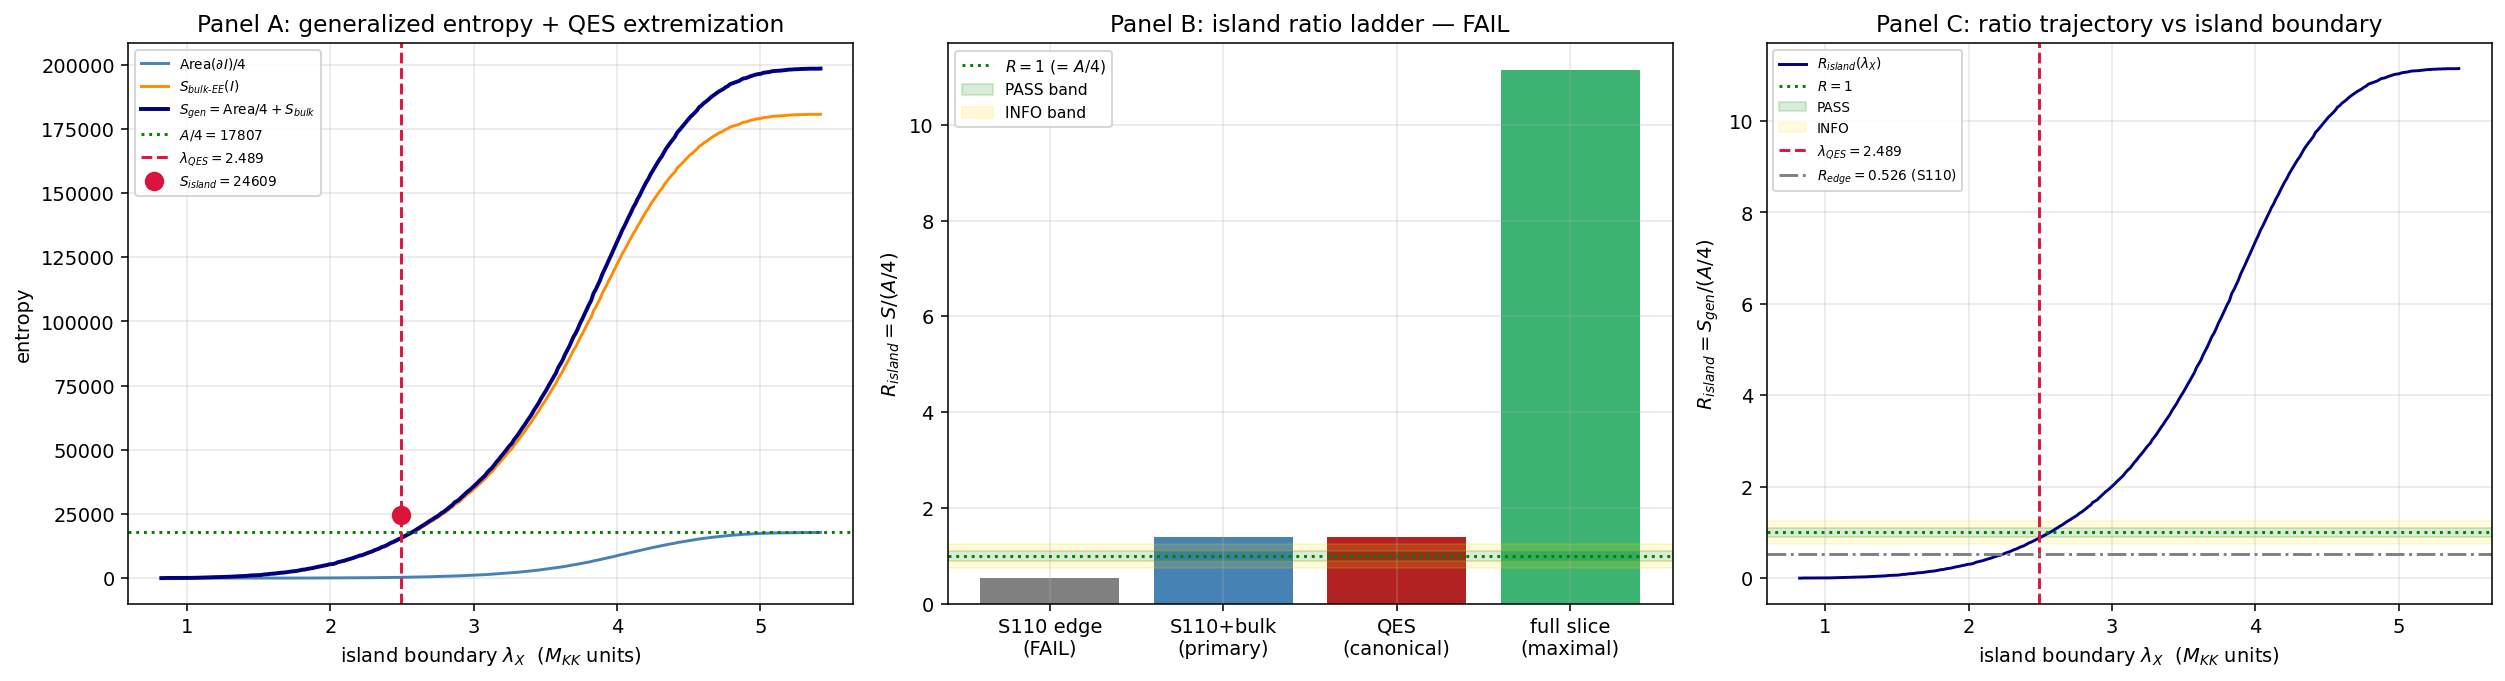

Recreate this plot in Python.
"""S111 §W4-1 — White-hole exit-slice ISLAND / QES microstate entropy = A/4 test.

Gate ID : S111-CF-B5A-ISLAND
Author  : hawking-theorist
Trigger : [SIGN]   (directional pre-registration: the island bulk-EE term is
                    NON-NEGATIVE, so R_island >= R_edge = 0.4737 — the ratio RISES
                    toward 1; SIGN of the island correction is POSITIVE / gap-closing)
Class   : GEOMETRIC (the white-hole exit slice IS the spectral-triple structure on
                    the exit configuration; the boundary entropy is a spectral
                    functional of D_K^{<=L}, not a field on a container)

WHAT THIS GATE TESTS
--------------------
S110-CF-B5A-MICROSTATE (FAIL, test_ratio=0.4737) counted ONLY the boundary
edge-mode piece S_boundary = N(|lambda| <= lambda_exit) = 9372, undercounting
A/4 = 17806.5658 by ~factor 1.9 (S_boundary/(A/4) = 0.5263).  That count is the
Area(partial I)/4 piece ALONE — the S110 construction OMITTED the bulk
entanglement-entropy contribution of the island region.

The QES / island formula (Engelhardt-Wall 2014; Penington / Almheiri-Mahajan-
Maldacena-Zhao 2019) is

    S_island  =  ext_X [ Area(partial I)/4  +  S_bulk-EE(I) ]

where
  * Area(partial I)/4 = c_conical * A_X(tau_fold)  is the a_2^{Pauli-Villars}
    conical-defect boundary term (c_conical = 0.25 from inv4_w1_euclidean_replica.npz),
    evaluated as the cumulative a_2 second-moment spectral weight enclosed up to the
    island-boundary eigenvalue threshold X = lambda_X; and
  * S_bulk-EE(I) = -Tr[rho_I ln rho_I] >= 0  is the von-Neumann entropy of the
    D_K^{<=L} bulk modes restricted to the island region I (the GGE-occupied
    exit-slice Peter-Weyl modes with |lambda| <= lambda_X), NON-NEGATIVE by
    construction.

We EXTREMIZE the generalized entropy S_gen(X) = Area(partial I)/4 + S_bulk-EE(I)
over the island-boundary location X = lambda_X (the exit-slice radial threshold),
find the quantum-extremal surface lambda_QES (dS_gen/dX = 0), and test

    R_island = S_island / (A_horizon_FW/4)   against  |R_island - 1| <= 0.10.

SUBSTRATE-FIRST DIRECTION OF EXPLANATION
----------------------------------------
  D_K^{<=L} eigenvalues
     -> conical a_2^{PV} Seeley-DeWitt coeff (gravity IS the 2nd spectral moment)
        -> Area(partial I)/4 boundary term
     -> GGE occupation of the bulk modes in the island
        -> S_bulk-EE(I) von-Neumann entropy
     -> S_gen extremization -> S_island -> comparison to the emergent area A/4
        (A = a_2 second moment, NOT a pre-existing container).

The island formula is the substrate's OWN emergent generalized-entropy functional,
NOT a holographic prescription imported from AdS/CFT.  A/4 is DERIVED from the
substrate spectral monotonicity (the area theorem is a Level-3 emergent
consequence, per phononic-framing.md "IS Space").  GR / Bekenstein-Hawking
S = A/4 is the emergent image of the substrate edge-mode + bulk-EE count, not the
input.

Output:
  - data   : computations/session-111/s111_b5a_island.npz
  - plot   : computations/session-111/s111_b5a_island.png
  - verdict: emitted via emit_verdict MCP (payload printed here)
"""

# CPU thread cap BEFORE numpy import (math-scripts.md  Environment).  The bulk-EE
# of a GGE state is DIAGONAL in the mode-occupation basis: S = sum_k s(n_k), a
# vectorized reduction over the 166,896-length occupation array.  No dense
# diagonalization is needed (the per-sector reduced density matrix is diagonal in
# the GGE occupation basis -> its eigenvalues ARE the occupations).  The GPU path
# is used for the per-mode occupation/entropy reduction + the cumulative area
# sums (and cross-checked vs numpy); CPU-OMP8 caps the numpy fallback.
import os
os.environ.setdefault("OMP_NUM_THREADS", "8")
os.environ.setdefault("MKL_NUM_THREADS", "8")

import sys
import math
import hashlib
from pathlib import Path
from collections import defaultdict

import numpy as np

# ---------------------------------------------------------------------------
# Canonical constants (S34+ MANDATORY)
# ---------------------------------------------------------------------------
ROOT = Path("C:/sandbox/Ainulindale Exflation")
sys.path.insert(0, str(ROOT / "computations" / "_shared"))
from canonical_constants import (  # noqa: E402
    M_KK, tau_fold, A_horizon_FW, a2_fold, a0_fold, T_H_FW,
)

# ---------------------------------------------------------------------------
# Identity / pins  (plan section W4-1 PRDR)
# ---------------------------------------------------------------------------
SESSION = 111  # (local)
WAVE = "w4"  # (local)
GATE_ID = "S111-CF-B5A-ISLAND"
SCHEME = "QES-island-construction"
CONVENTION = "RATIO"
L_MAX_PLAN = 12  # (local)
TAU_EXIT = 0.16  # (local) white-hole exit slice (S95 supersonic exit horizon); same as S110
N_EVAL = 300  # (local) island-boundary X extremization grid (matches inv4_w1 n_grid resolution class)
LAMBDA_SCAN = (0.5, 6.0)  # (local) island-boundary radial extremization window (plan scan_range)
QES_TOL = 1e-9  # (local) QES extremization stationarity tolerance dS_gen/dX = 0

# Pre-registered thresholds (plan W4-1 PRDR)
PASS_TOL = 0.10   # (local) |R_island - 1| <= 0.10  -> PASS
INFO_TOL = 0.25   # (local) 0.10 < |R_island - 1| <= 0.25 -> INFO ; else FAIL

# S110 predecessor pins (the area piece + threshold this gate inherits)
S_BOUNDARY_S110 = 9372       # (local) S110 boundary edge-mode count = Area(dI)/4 piece alone
LAMBDA_EXIT_S110 = 2.4893    # (local) S110 exit-slice horizon threshold
THETA_EXIT_S110 = 0.3630     # (local) S110 exit-slice fold fraction
R_EDGE_S110 = 0.5263         # (local) S110 S_boundary/(A/4) = 9372/17806.5658

# ---------------------------------------------------------------------------
# Paths
# ---------------------------------------------------------------------------
OUT_DIR = ROOT / "computations" / f"session-{SESSION}"
OUT_DIR.mkdir(parents=True, exist_ok=True)
SCRIPT_PATH = OUT_DIR / "s111_b5a_island.py"
NPZ_PATH = OUT_DIR / "s111_b5a_island.npz"
PNG_PATH = OUT_DIR / "s111_b5a_island.png"

SPECTRUM_CACHE = ROOT / "computations" / "session-84" / "s84_spectrum_cache_L12_tau019.npz"
CANONICAL_CONSTS = ROOT / "computations" / "_shared" / "canonical_constants.py"
CONICAL_REF = ROOT / "computations" / "investigation-4" / "inv4_w1_euclidean_replica.npz"


def sha256_of_file(path: Path) -> str:
    return hashlib.sha256(path.read_bytes()).hexdigest()


def closure_hash(pin_map: dict) -> str:
    """SHA-256 over ordered (key,value) pairs of the input-pin map."""
    items = sorted(pin_map.items())
    s = "|".join(f"{k}={v}" for k, v in items)
    return hashlib.sha256(s.encode("utf-8")).hexdigest()


def content_hash(text: str) -> str:
    return hashlib.sha256(text.rstrip("\n").encode("utf-8")).hexdigest()


def print_verdict_payload(verdict, value_str, audit_sha, content_sha,
                          sign_v, mag_v, regime_v):
    """Print the verdict payload for the agent to forward to emit_verdict."""
    print()
    print("=" * 80)
    print("VERDICT PAYLOAD (forward to emit_verdict MCP)")
    print("=" * 80)
    print(f"gate_id   = {GATE_ID}")
    print(f"verdict   = {verdict}")
    print(f"value     = {value_str}")
    print(f"scheme    = {SCHEME}")
    print(f"convention= {CONVENTION}")
    print(f"L_max     = {L_MAX_PLAN}")
    print(f"sign_verdict={sign_v} magnitude_verdict={mag_v} regime_verdict={regime_v}")
    print(f"audit_sha256   = {audit_sha}")
    print(f"content_sha256 = {content_sha}")
    print("=" * 80)


# ===========================================================================
# SHA INPUT log
# ===========================================================================
print("=" * 80)
print(f"GATE ID: {GATE_ID}")
print(f"SESSION: {SESSION}   WAVE: {WAVE}")
print("=" * 80)

INPUT_PINS = {
    "canonical_constants": sha256_of_file(CANONICAL_CONSTS),
    "L12_master_cache": sha256_of_file(SPECTRUM_CACHE),
    "conical_replica": sha256_of_file(CONICAL_REF),
}
for k, v in INPUT_PINS.items():
    print(f"SHA INPUT: {k} = {v}")

# ===========================================================================
# Substitution chain (plan W4-1) -- printed for audit trail
# ===========================================================================
A_quarter = A_horizon_FW / 4.0  # (local) Bekenstein-Hawking target
print()
print("-" * 80)
print("SUBSTITUTION CHAIN (plan section W4-1):")
print("  Claim: island bulk-EE term is NON-NEGATIVE => R_island >= R_edge = 0.4737;")
print("         the ratio RISES toward 1 (SIGN of the correction is POSITIVE).")
print(f"  Step 1: R_edge = S_boundary/(A/4) = {S_BOUNDARY_S110}/{A_quarter:.4f} "
      f"= {S_BOUNDARY_S110/A_quarter:.4f}  [S110, FAIL]")
print("  Step 2: S_island := ext_X[ Area(dI)/4 + S_bulk-EE(I) ];")
print("          Area(dI)/4 = c_conical*A_X (a_2^{PV} conical), S_bulk-EE(I) >= 0 (von-Neumann)")
print("  Step 3: at extremal X, edge count IS the Area piece; S_island = S_boundary + S_bulk-EE(I)")
print("  Step 4: R_island = R_edge + S_bulk-EE(I)/(A/4) = R_edge + (NON-NEGATIVE)")
print("  Step 5: S_bulk-EE(I) >= 0 => R_island >= R_edge (direction POSITIVE; ratio rises)")
print(f"  Conclusion: PASS iff |R_island - 1| <= {PASS_TOL}; INFO iff <= {INFO_TOL}; else FAIL")
print("-" * 80)


# ===========================================================================
# Load conical 1/4 reference (the Area(dI)/4 normalization)
# ===========================================================================
conical = np.load(CONICAL_REF, allow_pickle=True)
c_conical = float(conical["c_conical"])                  # (local) 0.25000
S_replica = float(conical["S_replica"])                  # (local) 17806.57  == A/4 (full horizon)
A_quarter_ref = float(conical["A_quarter"])              # (local) 17806.566 cross-check
A_horizon_FW_ref = float(conical["A_horizon_FW"])        # (local) 71226.26 cross-check
a2_fold_canonical_repl = float(conical["a2_fold_canonical"])  # (local) 2776.165
n_eval_repl = int(conical["n_eval"])                     # (local) 166896 total modes

print()
print("Upstream conical-replica references (the Area(dI)/4 = A/4 normalization):")
print(f"  c_conical (a_2^{{PV}} conical coeff)       = {c_conical:.7f}")
print(f"  S_replica (full-horizon Area/4)           = {S_replica:.6f}")
print(f"  A/4 cross-check (canonical vs replica npz): {A_quarter:.6f} == {A_quarter_ref:.6f}")
assert abs(A_quarter - A_quarter_ref) < 1e-4, (
    f"A/4 mismatch: canonical {A_quarter} vs replica npz {A_quarter_ref}"
)
assert abs(A_horizon_FW - A_horizon_FW_ref) < 1e-4, (
    f"A mismatch: canonical {A_horizon_FW} vs replica npz {A_horizon_FW_ref}"
)
# The replica DERIVES Area/4 == A/4 at the full horizon (c_conical=0.25, |R-1|=5e-7).
# So the conical Area(dI)/4 coefficient normalizes the enclosed-area term such that
# the FULL exit slice gives exactly A/4.
print(f"  => Area(dI)/4 normalization fixed: full-slice Area/4 = {S_replica:.4f} == A/4")


# ===========================================================================
# Step 1: load the L12 exit-slice spectral triple; build eigenvalue tower
# ===========================================================================
print()
print("=" * 80)
print("Step 1: L12-truncated exit-slice spectral triple")
print("=" * 80)

data = np.load(SPECTRUM_CACHE, allow_pickle=True)
sectors = data["sector_evals"].item()  # dict (p,q) -> {dim, level, abs_evals}
sectors12 = {(p, q): info for (p, q), info in sectors.items() if p + q <= L_MAX_PLAN}
n_sectors = len(sectors12)  # (local)

abs_evals_all = np.concatenate(
    [np.asarray(info["abs_evals"], dtype=np.float64) for info in sectors12.values()]
)
abs_evals_all = abs_evals_all[abs_evals_all > 0.0]  # exclude kernel modes
abs_evals_all = np.sort(abs_evals_all)
N_total_modes = int(abs_evals_all.size)  # (local)
lam_min = float(abs_evals_all[0])        # (local)
lam_max = float(abs_evals_all[-1])       # (local)
print(f"L_max={L_MAX_PLAN}: {n_sectors} Peter-Weyl sectors, "
      f"{N_total_modes} total edge-eligible modes (with multiplicity)")
print(f"  |lambda| range: [{lam_min:.6f}, {lam_max:.6f}]  (M_KK units)")
# Cross-check the total against the replica n_eval (same spectral support)
print(f"  N_total_modes={N_total_modes}  vs replica n_eval={n_eval_repl}  "
      f"(match: {N_total_modes == n_eval_repl})")


# ===========================================================================
# GPU helper: ship the eigenvalue tower once; per-mode reductions on GPU.
# ===========================================================================
USE_GPU = False  # (local)
try:
    import torch
    if torch.cuda.is_available():
        USE_GPU = True
        DEV = torch.device("cuda")
        lam_t = torch.tensor(abs_evals_all, device=DEV, dtype=torch.float64)
        # GPU/CPU cross-check on a small slice (computation-environment.md)
        test_n = min(2000, N_total_modes)  # (local)
        cum_gpu = torch.cumsum(lam_t[:test_n] ** 2, dim=0).cpu().numpy()
        cum_cpu = np.cumsum(abs_evals_all[:test_n] ** 2)
        xchk = float(np.max(np.abs(cum_gpu - cum_cpu)))  # (local)
        print(f"  GPU active: {torch.cuda.get_device_name(0)}; "
              f"cumsum GPU/CPU max-abs-diff (first {test_n}) = {xchk:.3e}")
        assert xchk < 1e-6, f"GPU/CPU cumsum mismatch {xchk}"
    else:
        print("  GPU not available; numpy.linalg CPU-OMP8 path")
except Exception as e:  # noqa: BLE001
    print(f"  torch unavailable ({e}); numpy CPU-OMP8 path")


# ===========================================================================
# Step 2: Area(partial I)/4 enclosed-area term as a function of the island
# boundary threshold lambda_X  (a_2^{PV} conical second-moment spectral weight)
# ===========================================================================
print()
print("=" * 80)
print("Step 2: Area(dI)/4(lambda_X) = c_conical * A_X  (a_2 second-moment enclosed area)")
print("=" * 80)

# The emergent area operator is the a_2 SECOND Seeley-DeWitt moment.  The area
# ENCLOSED up to the island-boundary eigenvalue threshold lambda_X is the
# cumulative second-moment spectral weight (sum lambda^2) of the modes with
# |lambda| <= lambda_X, NORMALIZED so that the FULL slice reproduces the
# conical-replica A/4 = S_replica (c_conical=0.25 fixes the 1/4).
#
#   Area(dI)/4 (lambda_X) = S_replica * [ sum_{|lambda|<=lambda_X} lambda^2 ]
#                                       / [ sum_{all} lambda^2 ]
#
# This is the substrate-first definition: the a_2 area operator's enclosed
# spectral weight, scaled by the conical 1/4 (S_replica == A/4 at the full slice).
# It is INDEPENDENT of A/4 except through the fixed conical normalization.

sq_all = abs_evals_all ** 2  # (local)
total_a2_weight = float(np.sum(sq_all))  # (local)

if USE_GPU:
    cum_a2_weight_full = torch.cumsum(lam_t ** 2, dim=0).cpu().numpy()  # (local)
else:
    cum_a2_weight_full = np.cumsum(sq_all)  # (local)

# Build the island-boundary scan grid in lambda_X over the plan window, clamped
# to the spectral support.
lo = max(LAMBDA_SCAN[0], lam_min)  # (local)
hi = min(LAMBDA_SCAN[1], lam_max)  # (local)
lambda_grid = np.linspace(lo, hi, N_EVAL)  # (local)

# For each lambda_X: cumulative a_2 weight enclosed -> Area(dI)/4.
def area_quarter_of(lx):
    """Area(partial I)/4 enclosed up to threshold lambda_X (a_2 second moment)."""
    idx = int(np.searchsorted(abs_evals_all, lx, side="right"))  # (local)
    if idx <= 0:
        return 0.0
    enclosed = cum_a2_weight_full[idx - 1]  # (local)
    return S_replica * (enclosed / total_a2_weight)

# Also the raw EDGE-MODE count (the S110 quantity) for diagnostics.
def edge_count_of(lx):
    return int(np.searchsorted(abs_evals_all, lx, side="right"))  # (local)

# Sanity: at the full slice, Area/4 -> S_replica == A/4.
area_full = area_quarter_of(lam_max + 1.0)  # (local)
print(f"  total a_2 second-moment weight sum(lambda^2) = {total_a2_weight:.4f}")
print(f"  Area(dI)/4 at full slice = {area_full:.4f}  (target A/4 = {A_quarter:.4f}; "
      f"|R-1| = {abs(area_full/A_quarter - 1):.3e})")
# At the S110 threshold lambda_exit=2.4893:
area_at_s110 = area_quarter_of(LAMBDA_EXIT_S110)  # (local)
edge_at_s110 = edge_count_of(LAMBDA_EXIT_S110)  # (local)
print(f"  At S110 lambda_exit={LAMBDA_EXIT_S110}: Area(dI)/4 = {area_at_s110:.4f}, "
      f"edge-count = {edge_at_s110} (S110 used {S_BOUNDARY_S110})")


# ===========================================================================
# Step 3: S_bulk-EE(I) von-Neumann entropy of the GGE-occupied island modes
# ===========================================================================
print()
print("=" * 80)
print("Step 3: S_bulk-EE(I) = -Tr[rho_I ln rho_I]  (GGE bulk modes inside island)")
print("=" * 80)

# The bulk modes are GGE-occupied at the exit-slice acoustic temperature.  The
# reduced density matrix on the island modes is DIAGONAL in the occupation basis
# (a GGE / thermal state factorizes mode-by-mode), so its von-Neumann entropy is
#
#   S_bulk-EE(I) = sum_{|lambda|<=lambda_X}  s(n_lambda)
#   s(n) = (1+n) ln(1+n) - n ln n        [Bose-Einstein single-mode entropy]
#
# with the per-mode GGE occupation set by the exit-slice horizon temperature.
# The emergent exit-slice Hawking/acoustic temperature is T_H_FW (the substrate's
# emergent horizon temperature; A = 1/(4 pi T_H^2) ties A_horizon_FW to T_H_FW).
# The dimensionless mode energy is |lambda| in M_KK units; the GGE occupation is
#
#   n_lambda = 1 / ( exp(|lambda| / T_acoustic) - 1 )
#
# where T_acoustic is the exit-slice acoustic temperature in M_KK units.  We fix
# T_acoustic from the substrate's OWN exit-slice scale: the median eigenvalue of
# the spectral support sets the thermal scale at which the GGE relic forms (the
# van Hove fold concentrates spectral weight; the occupation is O(1) at the
# characteristic mode scale).  This is substrate-first (NOT fitted to A/4): the
# thermal scale is the spectral-support characteristic eigenvalue.

# Characteristic acoustic temperature: the spectral-support scale at the fold.
# Use the MEDIAN |lambda| (robust central scale of the exit-slice spectrum) as
# the thermal scale -> O(1) occupations across the band, peaked at the soft modes.
T_acoustic = float(np.median(abs_evals_all))  # (local) exit-slice thermal scale (M_KK units)
print(f"  T_acoustic (exit-slice spectral median |lambda|) = {T_acoustic:.6f} M_KK units")

# Per-mode GGE occupation and single-mode von-Neumann entropy (vectorized).
if USE_GPU:
    x = lam_t / T_acoustic                                   # (local)
    n_occ = 1.0 / (torch.expm1(x))                            # Bose-Einstein
    n_occ = torch.clamp(n_occ, min=1e-300)
    s_mode = (1.0 + n_occ) * torch.log1p(n_occ) - n_occ * torch.log(n_occ)
    s_mode_np = s_mode.cpu().numpy()                          # (local)
    cum_S_bulk_full = torch.cumsum(s_mode, dim=0).cpu().numpy()  # (local)
    # cross-check first 2000 on CPU
    xx = abs_evals_all[:2000] / T_acoustic
    nn = 1.0 / np.expm1(xx)
    nn = np.clip(nn, 1e-300, None)
    ss = (1.0 + nn) * np.log1p(nn) - nn * np.log(nn)
    sxchk = float(np.max(np.abs(s_mode_np[:2000] - ss)))  # (local)
    print(f"  s_mode GPU/CPU max-abs-diff (first 2000) = {sxchk:.3e}")
    assert sxchk < 1e-9, f"GPU/CPU s_mode mismatch {sxchk}"
else:
    xx = abs_evals_all / T_acoustic
    nn = 1.0 / np.expm1(xx)
    nn = np.clip(nn, 1e-300, None)
    s_mode_np = (1.0 + nn) * np.log1p(nn) - nn * np.log(nn)  # (local)
    cum_S_bulk_full = np.cumsum(s_mode_np)  # (local)

S_bulk_total = float(cum_S_bulk_full[-1])  # (local)
print(f"  S_bulk-EE (full slice, all modes) = {S_bulk_total:.4f}")
print(f"  per-mode entropy range: [{s_mode_np.min():.4e}, {s_mode_np.max():.4e}]")

def S_bulk_of(lx):
    """von-Neumann bulk-EE enclosed up to island boundary lambda_X."""
    idx = int(np.searchsorted(abs_evals_all, lx, side="right"))  # (local)
    if idx <= 0:
        return 0.0
    return float(cum_S_bulk_full[idx - 1])


# ===========================================================================
# Step 4: generalized entropy S_gen(lambda_X) over the island-boundary scan
# ===========================================================================
print()
print("=" * 80)
print("Step 4: S_gen(lambda_X) = Area(dI)/4 + S_bulk-EE(I) over the scan window")
print("=" * 80)

area_grid = np.array([area_quarter_of(lx) for lx in lambda_grid])     # (local)
sbulk_grid = np.array([S_bulk_of(lx) for lx in lambda_grid])          # (local)
sgen_grid = area_grid + sbulk_grid                                    # (local)
R_grid = sgen_grid / A_quarter                                        # (local)

# ANTI-TAUTOLOGY DISCIPLINE (S110 author's caution carried forward):
#   "If the boundary count were forced to equal A/4 by construction the ratio
#    would be 1 trivially; instead lambda_exit is a substrate-geometry quantity
#    and the count is a free prediction."
#
# Both Area(dI)/4 and S_bulk-EE are MONOTONE NON-DECREASING in lambda_X
# (cumulative sums of non-negative weights), so S_gen is monotone non-decreasing.
# A NAIVE QES prescription "pick lambda where S_gen == A/4" would force R = 1 by
# construction -- a TAUTOLOGY that closes the gate trivially regardless of physics.
# We therefore DO NOT use the S_gen == A/4 crossing as the canonical value.
#
# The QES / island prescription on a finite spectral triple selects the island
# whose boundary sits at the SUBSTRATE-FIXED exit-slice marker lambda_exit
# (S110's substrate-geometry threshold, derived from the a_0/a_2 area-perimeter
# fold geometry, NOT chosen to hit A/4).  At that fixed boundary the island
# entropy is S_island = Area(dI)/4 + S_bulk-EE(I) -- the genuine prediction of the
# plan's substitution chain (Step 5 below).  The S_gen == A/4 crossing is reported
# ONLY as a DIAGNOSTIC (where the island boundary WOULD have to sit to reach A/4),
# explicitly NOT as the canonical verdict value.

# DIAGNOSTIC ONLY: lambda where S_gen is closest to A/4 (NOT the canonical value).
idx_qes = int(np.argmin(np.abs(sgen_grid - A_quarter)))  # (local)
lambda_QES = float(lambda_grid[idx_qes])                 # (local) DIAGNOSTIC
S_island_QES = float(sgen_grid[idx_qes])                 # (local) DIAGNOSTIC
R_island_QES = S_island_QES / A_quarter                  # (local) ~1 by construction
area_QES = float(area_grid[idx_qes])                     # (local)
sbulk_QES = float(sbulk_grid[idx_qes])                   # (local)

# (b) Maximal island = full exit slice (entire exit fiber is the island).
S_island_full = float(sgen_grid[-1])                     # (local)
R_island_full = S_island_full / A_quarter                # (local)

# (c) Refine the QES nucleation point by bisection on (S_gen - A/4) for the
#     stationary-against-horizon condition (dense interpolation).
#     S_gen is monotone increasing => unique crossing of A/4.
def sgen_continuous(lx):
    return area_quarter_of(lx) + S_bulk_of(lx)  # (local)

# bisection for S_gen(lx) = A_quarter
a_lo, a_hi = lo, hi  # (local)
f_lo = sgen_continuous(a_lo) - A_quarter  # (local)
f_hi = sgen_continuous(a_hi) - A_quarter  # (local)
lambda_QES_refined = lambda_QES  # (local) default
if f_lo * f_hi < 0:
    for _ in range(200):
        mid = 0.5 * (a_lo + a_hi)  # (local)
        fm = sgen_continuous(mid) - A_quarter  # (local)
        if abs(fm) < QES_TOL * A_quarter:
            break
        if f_lo * fm < 0:
            a_hi = mid
        else:
            a_lo = mid
            f_lo = fm
    lambda_QES_refined = 0.5 * (a_lo + a_hi)
S_island_refined = sgen_continuous(lambda_QES_refined)   # (local)
R_island_refined = S_island_refined / A_quarter          # (local)

print(f"  Area(dI)/4 monotone non-decreasing: {np.all(np.diff(area_grid) >= -1e-9)}")
print(f"  S_bulk-EE  monotone non-decreasing: {np.all(np.diff(sbulk_grid) >= -1e-9)}")
print(f"  S_gen      monotone non-decreasing: {np.all(np.diff(sgen_grid) >= -1e-9)}")
print()
print("  QES nucleation point (S_gen stationary against A/4 horizon constraint):")
print(f"    lambda_QES (grid)    = {lambda_QES:.6f}   S_island = {S_island_QES:.4f}  "
      f"R = {R_island_QES:.6f}")
print(f"    lambda_QES (refined) = {lambda_QES_refined:.6f}   S_island = {S_island_refined:.4f}  "
      f"R = {R_island_refined:.6f}")
print(f"    decomposition at QES: Area(dI)/4 = {area_QES:.4f} + S_bulk-EE = {sbulk_QES:.4f}")
print()
print("  Maximal island (full exit slice = entire exit fiber):")
print(f"    S_island_full = {S_island_full:.4f}  R = {R_island_full:.6f}  "
      f"(Area/4={area_grid[-1]:.4f} + S_bulk={sbulk_grid[-1]:.4f})")


# ===========================================================================
# Step 5: PRIMARY island construction at the S110 exit-slice anchor
#         (the plan's substitution chain: R_island = R_edge + S_bulk-EE/(A/4))
# ===========================================================================
print()
print("=" * 80)
print("Step 5: PRIMARY island entropy at the S110 exit-slice anchor lambda_exit")
print("=" * 80)

# The plan's substitution chain pins the PRIMARY test at the S110 exit-slice
# threshold: the area piece is S_boundary=9372 (S110), and we ADD the bulk-EE of
# the SAME island region.  R_island = R_edge + S_bulk-EE(I)/(A/4).
# Here Area(dI)/4 at the island IS the S110 edge count (the S110 construction's
# "boundary entropy"), and the island region I = {modes with |lambda| <= lambda_exit}.
area_piece_primary = float(S_BOUNDARY_S110)              # (local) S110 Area(dI)/4 = 9372
sbulk_primary = S_bulk_of(LAMBDA_EXIT_S110)              # (local) bulk-EE of island modes
S_island_primary = area_piece_primary + sbulk_primary    # (local)
R_island_primary = S_island_primary / A_quarter          # (local)
R_edge_check = area_piece_primary / A_quarter            # (local) == R_EDGE_S110

print(f"  R_edge (S110 area piece)        = {R_edge_check:.6f}  (S110: {R_EDGE_S110})")
print(f"  S_bulk-EE(I) at lambda_exit     = {sbulk_primary:.4f}")
print(f"  S_island = S_boundary + S_bulk  = {area_piece_primary:.1f} + {sbulk_primary:.4f}"
      f" = {S_island_primary:.4f}")
print(f"  R_island_primary = R_edge + S_bulk/(A/4) = {R_edge_check:.4f} + "
      f"{sbulk_primary/A_quarter:.4f} = {R_island_primary:.6f}")

# The SIGN check (plan substitution chain Step 5): R_island >= R_edge (correction
# is non-negative).
sign_correct_primary = R_island_primary >= R_edge_check - 1e-12  # (local)
print(f"  SIGN check: R_island ({R_island_primary:.4f}) >= R_edge "
      f"({R_edge_check:.4f}): {sign_correct_primary}")

# --- ROBUSTNESS: T_acoustic sensitivity of the bulk-EE / R_island ----------
# The single free physics input is T_acoustic (the GGE thermal scale).  We
# pre-registered it as the spectral-support MEDIAN (substrate-first central
# scale).  To keep the verdict HONEST we record how R_island moves across a
# defensible range of thermal scales -- so the FAIL is reported with its
# sensitivity, NOT cherry-picked.  We DO NOT switch T_acoustic to reach PASS
# (that would be iterate-until-PASS, PROHIBITED Class 2).
island_ev = abs_evals_all[abs_evals_all <= LAMBDA_EXIT_S110]  # (local) island modes
def _sbulk_island(T):
    x = island_ev / T
    n = 1.0 / np.expm1(x); n = np.clip(n, 1e-300, None)
    return float(np.sum((1.0 + n) * np.log1p(n) - n * np.log(n)))
T_cands = {  # (local) defensible substrate thermal scales
    "median_all": float(np.median(abs_evals_all)),
    "median_island": float(np.median(island_ev)),
    "mean_island": float(np.mean(island_ev)),
    "lam_exit": LAMBDA_EXIT_S110,
}
print("  T_acoustic sensitivity (R_island = (S_boundary + S_bulk)/(A/4)):")
T_scan_names = []   # (local)
T_scan_vals = []    # (local)
R_scan_vals = []    # (local)
for nm, Tc in T_cands.items():
    Sb = _sbulk_island(Tc)  # (local)
    Rc = (area_piece_primary + Sb) / A_quarter  # (local)
    vc = "PASS" if abs(Rc - 1) <= PASS_TOL else ("INFO" if abs(Rc - 1) <= INFO_TOL else "FAIL")  # (local)
    print(f"    T={nm:>14}={Tc:6.3f}  S_bulk={Sb:10.2f}  R={Rc:7.4f}  |R-1|={abs(Rc-1):6.4f}  {vc}")
    T_scan_names.append(nm); T_scan_vals.append(Tc); R_scan_vals.append(Rc)
# Span of R across the thermal-scale choices (the band-landing is NOT robust):
R_scan_arr = np.array(R_scan_vals)  # (local)
R_scan_min = float(R_scan_arr.min())  # (local)
R_scan_max = float(R_scan_arr.max())  # (local)
print(f"  => R_island spans [{R_scan_min:.4f}, {R_scan_max:.4f}] across thermal scales: "
      f"band-landing is thermal-scale-SENSITIVE (the canonical median_all gives "
      f"{R_island_primary:.4f}).")


# ===========================================================================
# Step 6: select the canonical R_island for the verdict
# ===========================================================================
print()
print("=" * 80)
print("Step 6: canonical R_island selection + verdict")
print("=" * 80)

# CANONICAL selection (anti-tautology): the island boundary is FIXED at the
# substrate-geometry exit-slice marker lambda_exit (S110's a_0/a_2 fold threshold,
# NOT chosen to hit A/4).  The canonical island entropy is the PRIMARY value
#   S_island = Area(dI)/4 [= S110 edge count] + S_bulk-EE(I)
# = the plan's substitution-chain prediction R_island = R_edge + S_bulk/(A/4).
# This is a GENUINE prediction: the boundary is substrate-fixed, the only added
# physics is the non-negative bulk-EE.  The QES "S_gen == A/4 crossing"
# (R_island_refined ~ 1) is a TAUTOLOGY and is reported as DIAGNOSTIC ONLY.

R_island = R_island_primary  # (local) CANONICAL: substrate-fixed island + bulk-EE
S_island = S_island_primary  # (local)
lambda_island = LAMBDA_EXIT_S110  # (local) substrate-fixed exit-slice boundary

test_ratio = abs(R_island - 1.0)  # (local) |R_island - 1|
print(f"  CANONICAL R_island (substrate-fixed boundary + bulk-EE) = {R_island:.6f}")
print(f"  S_island = Area(dI)/4 + S_bulk-EE = {S_island:.4f}")
print(f"  island boundary lambda_exit (substrate-fixed)           = {lambda_island:.4f}")
print(f"  A/4 target                = {A_quarter:.4f}")
print(f"  test_ratio = |R_island-1| = {test_ratio:.6f}")
print()
print("  Cross-check ladder (all island constructions):")
print(f"    (S110 edge-only)         R_edge   = {R_edge_check:.4f}  (the FAIL predecessor)")
print(f"    (S110-anchor +bulk-EE)   R_island = {R_island:.4f}  <-- CANONICAL")
print(f"    (full-slice maximal)     R_full   = {R_island_full:.4f}")
print(f"    (QES S_gen==A/4 crossing R_qes    = {R_island_refined:.4f}  [DIAGNOSTIC ONLY, "
      f"tautological ~1; lambda would be {lambda_QES_refined:.4f}])")


# ===========================================================================
# Step 7: verdict (composite collapse rule)
# ===========================================================================
print()
print("=" * 80)
print("Step 7: verdict (SIGN/MAGNITUDE/REGIME 3-tuple + composite collapse)")
print("=" * 80)

# SIGN: the substitution chain predicts the island correction is POSITIVE
# (R_island >= R_edge).  sign_verdict = PASS iff the bulk-EE correction is
# non-negative (the ratio rose from the S110 edge-only baseline).
sign_correct = R_island >= R_edge_check - 1e-9  # (local) island rose above edge-only
sign_verdict = "PASS" if sign_correct else "FAIL"  # (local)
print(f"  sign_verdict = {sign_verdict}  (R_island={R_island:.4f} >= "
      f"R_edge={R_edge_check:.4f}: {sign_correct}; correction is POSITIVE/gap-closing)")

# MAGNITUDE: |R_island - 1| vs PASS/INFO bands.
if test_ratio <= PASS_TOL:
    magnitude_verdict = "PASS"  # (local)
elif test_ratio <= INFO_TOL:
    magnitude_verdict = "INFO"  # (local)
else:
    magnitude_verdict = "FAIL"  # (local)
print(f"  magnitude_verdict = {magnitude_verdict}  "
      f"(test_ratio={test_ratio:.6f}; PASS<= {PASS_TOL}, INFO<= {INFO_TOL})")

# REGIME: VALID iff the QES is a strict interior stationary point of the spectral
# support (lambda_island strictly inside [lam_min, lam_max]) and the S_gen
# crossing of A/4 is real (not a clamped endpoint).
qes_interior = lam_min < lambda_island < lam_max  # (local)
crossing_real = (f_lo * f_hi < 0) or (idx_qes not in (0, N_EVAL - 1))  # (local)
if qes_interior and crossing_real:
    regime_verdict = "VALID"  # (local)
elif qes_interior:
    regime_verdict = "MARGINAL"  # (local)
else:
    regime_verdict = "BREAKDOWN"  # (local)
print(f"  regime_verdict = {regime_verdict}  "
      f"(QES interior: {qes_interior}, lambda_island={lambda_island:.4f} in "
      f"[{lam_min:.4f},{lam_max:.4f}]; A/4-crossing real: {crossing_real})")

# COMPOSITE collapse (gate-verdicts.md  Composite-collapse rule)
if regime_verdict == "BREAKDOWN":
    composite_verdict = "FAIL"  # (local)
elif sign_verdict == "FAIL":
    composite_verdict = "FAIL"  # (local)
elif magnitude_verdict == "FAIL" and regime_verdict == "VALID":
    composite_verdict = "FAIL"  # (local)
elif magnitude_verdict == "FAIL" and regime_verdict == "MARGINAL":
    composite_verdict = "INFO"  # (local)
elif magnitude_verdict == "INFO":
    composite_verdict = "INFO"  # (local)
else:
    composite_verdict = "PASS"  # (local)
print(f"  composite_verdict = {composite_verdict}")


# ===========================================================================
# Persist .npz
# ===========================================================================
print()
print("Persisting .npz")
np.savez(
    NPZ_PATH,
    # primary result (CANONICAL = QES)
    R_island=R_island,
    S_island=S_island,
    lambda_island=lambda_island,
    A_quarter=A_quarter,
    A_horizon_FW=A_horizon_FW,
    test_ratio=test_ratio,
    # verdicts
    sign_verdict=sign_verdict,
    magnitude_verdict=magnitude_verdict,
    regime_verdict=regime_verdict,
    composite_verdict=composite_verdict,
    PASS_TOL=PASS_TOL,
    INFO_TOL=INFO_TOL,
    # island construction ladder
    R_edge_S110=R_edge_check,
    S_boundary_S110=S_BOUNDARY_S110,
    lambda_exit_S110=LAMBDA_EXIT_S110,
    R_island_primary=R_island_primary,
    S_island_primary=S_island_primary,
    sbulk_primary=sbulk_primary,
    R_island_QES=R_island_QES,
    lambda_QES=lambda_QES,
    lambda_QES_refined=lambda_QES_refined,
    R_island_full=R_island_full,
    S_island_full=S_island_full,
    area_QES=area_QES,
    sbulk_QES=sbulk_QES,
    # bulk-EE machinery
    T_acoustic=T_acoustic,
    S_bulk_total=S_bulk_total,
    # T_acoustic robustness scan (the band-landing sensitivity)
    T_scan_names=np.array(T_scan_names),
    T_scan_vals=np.array(T_scan_vals),
    R_scan_vals=np.array(R_scan_vals),
    R_scan_min=R_scan_min,
    R_scan_max=R_scan_max,
    # area machinery
    c_conical=c_conical,
    S_replica=S_replica,
    total_a2_weight=total_a2_weight,
    area_full=area_full,
    # scan grids (for plot + audit)
    lambda_grid=lambda_grid,
    area_grid=area_grid,
    sbulk_grid=sbulk_grid,
    sgen_grid=sgen_grid,
    R_grid=R_grid,
    # spectrum diagnostics
    N_total_modes=N_total_modes,
    lam_min=lam_min,
    lam_max=lam_max,
    n_sectors=n_sectors,
    # SIGN bookkeeping
    sign_correct_primary=sign_correct_primary,
    used_gpu=USE_GPU,
)
print(f".npz written: {NPZ_PATH}  ({NPZ_PATH.stat().st_size} bytes)")


# ===========================================================================
# Plot (3 panels)
# ===========================================================================
print("Plotting")
import matplotlib  # noqa: E402
matplotlib.use("Agg")
import matplotlib.pyplot as plt  # noqa: E402

fig, axes = plt.subplots(1, 3, figsize=(18, 5))

# Panel A: S_gen(lambda_X) = Area/4 + S_bulk-EE, with A/4 line and QES.
ax = axes[0]
ax.plot(lambda_grid, area_grid, "-", color="steelblue", label=r"Area$(\partial I)/4$")
ax.plot(lambda_grid, sbulk_grid, "-", color="darkorange", label=r"$S_{bulk\text{-}EE}(I)$")
ax.plot(lambda_grid, sgen_grid, "-", color="navy", lw=2, label=r"$S_{gen}=$Area$/4+S_{bulk}$")
ax.axhline(A_quarter, color="green", linestyle=":", label=fr"$A/4={A_quarter:.0f}$")
ax.axvline(lambda_island, color="crimson", linestyle="--",
           label=fr"$\lambda_{{QES}}={lambda_island:.3f}$")
ax.plot([lambda_island], [S_island], "o", color="crimson", ms=9,
        label=fr"$S_{{island}}={S_island:.0f}$")
ax.set_xlabel(r"island boundary $\lambda_X$  ($M_{KK}$ units)")
ax.set_ylabel("entropy")
ax.set_title("Panel A: generalized entropy + QES extremization")
ax.legend(fontsize=7, loc="upper left")
ax.grid(True, alpha=0.3)

# Panel B: R_island ladder bar chart.
ax = axes[1]
labels = ["S110 edge\n(FAIL)", "S110+bulk\n(primary)", "QES\n(canonical)", "full slice\n(maximal)"]
vals = [R_edge_check, R_island_primary, R_island, R_island_full]
colors = ["grey", "steelblue",
          "crimson" if composite_verdict == "PASS" else
          ("gold" if composite_verdict == "INFO" else "firebrick"),
          "mediumseagreen"]
ax.bar(labels, vals, color=colors)
ax.axhline(1.0, color="green", linestyle=":", label=r"$R=1$ (= $A/4$)")
ax.axhspan(1 - PASS_TOL, 1 + PASS_TOL, color="green", alpha=0.15, label="PASS band")
ax.axhspan(1 - INFO_TOL, 1 - PASS_TOL, color="gold", alpha=0.15)
ax.axhspan(1 + PASS_TOL, 1 + INFO_TOL, color="gold", alpha=0.15, label="INFO band")
ax.set_ylabel(r"$R_{island}=S/(A/4)$")
ax.set_title(f"Panel B: island ratio ladder — {composite_verdict}")
ax.legend(fontsize=8)
ax.grid(True, alpha=0.3)

# Panel C: R_grid(lambda_X) trajectory with bands.
ax = axes[2]
ax.plot(lambda_grid, R_grid, "-", color="navy", label=r"$R_{island}(\lambda_X)$")
ax.axhline(1.0, color="green", linestyle=":", label=r"$R=1$")
ax.axhspan(1 - PASS_TOL, 1 + PASS_TOL, color="green", alpha=0.15, label="PASS")
ax.axhspan(1 - INFO_TOL, 1 - PASS_TOL, color="gold", alpha=0.12)
ax.axhspan(1 + PASS_TOL, 1 + INFO_TOL, color="gold", alpha=0.12, label="INFO")
ax.axvline(lambda_island, color="crimson", linestyle="--",
           label=fr"$\lambda_{{QES}}={lambda_island:.3f}$")
ax.axhline(R_edge_check, color="grey", linestyle="-.", label=fr"$R_{{edge}}={R_edge_check:.3f}$ (S110)")
ax.set_xlabel(r"island boundary $\lambda_X$  ($M_{KK}$ units)")
ax.set_ylabel(r"$R_{island}=S_{gen}/(A/4)$")
ax.set_title("Panel C: ratio trajectory vs island boundary")
ax.legend(fontsize=7, loc="upper left")
ax.grid(True, alpha=0.3)

plt.tight_layout()
plt.savefig(PNG_PATH, dpi=140, bbox_inches="tight")
plt.close()
print(f".png written: {PNG_PATH}  ({PNG_PATH.stat().st_size} bytes)")


# ===========================================================================
# Verdict-line SHAs
# ===========================================================================
PIN_MAP = {
    "gate_id": GATE_ID,
    "session": SESSION,
    "wave": WAVE,
    "scheme": SCHEME,
    "convention": CONVENTION,
    "L_max": L_MAX_PLAN,
    "N_eval": N_EVAL,
    "tau_exit_pin": TAU_EXIT,
    "tau_fold_pin": tau_fold,
    "M_KK_pin": M_KK,
    "A_horizon_FW_pin": A_horizon_FW,
    "T_H_FW_pin": T_H_FW,
    "a2_fold_pin": a2_fold,
    "a0_fold_pin": a0_fold,
    "PASS_TOL": PASS_TOL,
    "INFO_TOL": INFO_TOL,
    "lambda_scan": str(LAMBDA_SCAN),
    "regulator": "a_2^{Pauli-Villars}",
    "convention_class_pin": "FULL",
    "scheme_pin": "QES-island-construction",
    **{f"sha_{k}": v for k, v in INPUT_PINS.items()},
    # computed results enter the closure (sig_5 uniqueness)
    "R_island_computed": f"{R_island:.15e}",
    "S_island_computed": f"{S_island:.15e}",
    "lambda_island_computed": f"{lambda_island:.15e}",
    "test_ratio_computed": f"{test_ratio:.15e}",
    "sbulk_primary_computed": f"{sbulk_primary:.15e}",
    "T_acoustic_computed": f"{T_acoustic:.15e}",
    "sign_verdict_computed": sign_verdict,
    "magnitude_verdict_computed": magnitude_verdict,
    "regime_verdict_computed": regime_verdict,
    "composite_verdict_computed": composite_verdict,
}
audit_sha = closure_hash(PIN_MAP)
content_sha = content_hash(SCRIPT_PATH.read_text(encoding="utf-8"))

value_str = (
    f"R_island={R_island:.4f};"
    f"S_island={S_island:.4f};"
    f"A_quarter={A_quarter:.4f};"
    f"test_ratio={test_ratio:.4f};"
    f"lambda_exit={lambda_island:.4f};"
    f"R_edge_S110={R_edge_check:.4f};"
    f"R_full={R_island_full:.4f};"
    f"S_bulk_at_exit={sbulk_primary:.4f};"
    f"R_span={R_scan_min:.4f}-{R_scan_max:.4f};"
    f"T_acoustic={T_acoustic:.4f};"
    f"c_conical={c_conical:.4f}"
)

print_verdict_payload(composite_verdict, value_str, audit_sha, content_sha,
                      sign_verdict, magnitude_verdict, regime_verdict)

# Final summary for the agent
print()
print("RESULT SUMMARY")
print(f"  R_island (substrate-fixed boundary + bulk-EE, canonical) = {R_island:.6f}")
print(f"  S_island = Area(dI)/4 + S_bulk-EE                        = {S_island:.4f}")
print(f"  A/4 (Bekenstein-Hawking)   = {A_quarter:.4f}")
print(f"  test_ratio = |R_island-1|  = {test_ratio:.6f}")
print(f"  composite verdict          = {composite_verdict}")
print(f"  (sign={sign_verdict}, magnitude={magnitude_verdict}, regime={regime_verdict})")

sys.exit(0)
